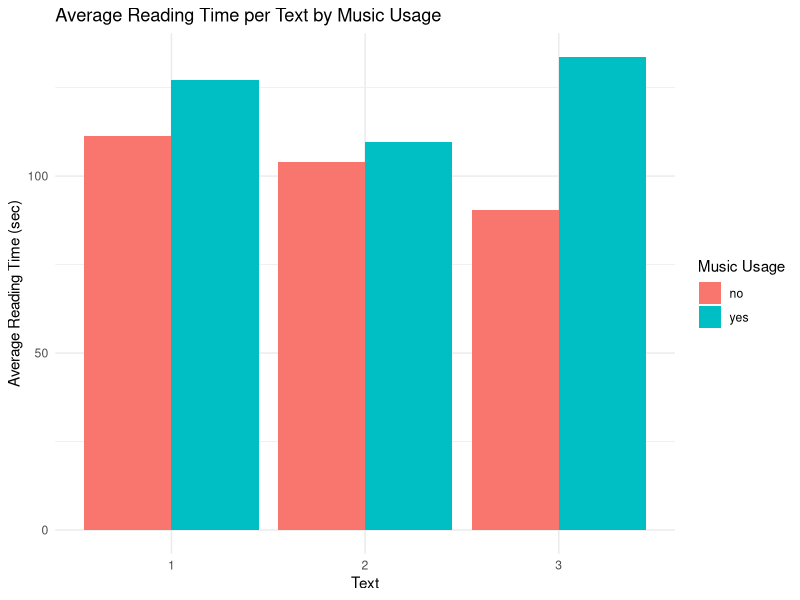
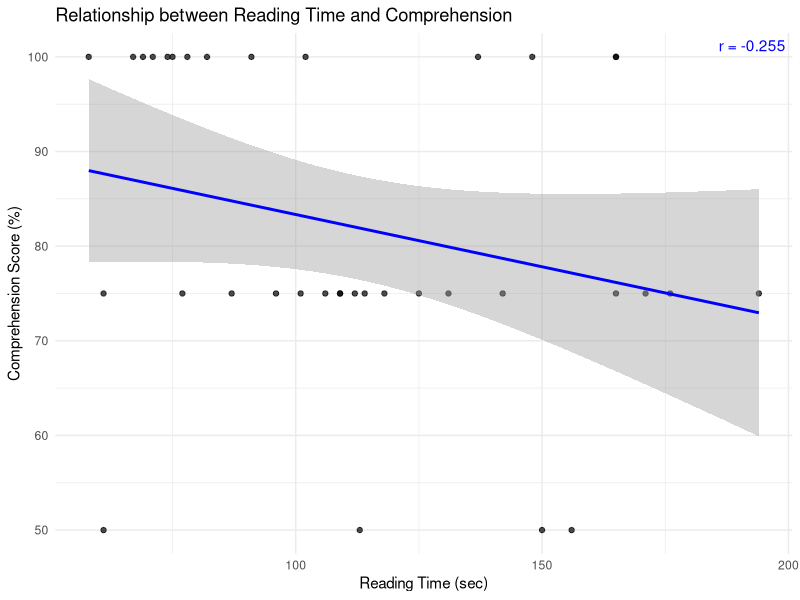
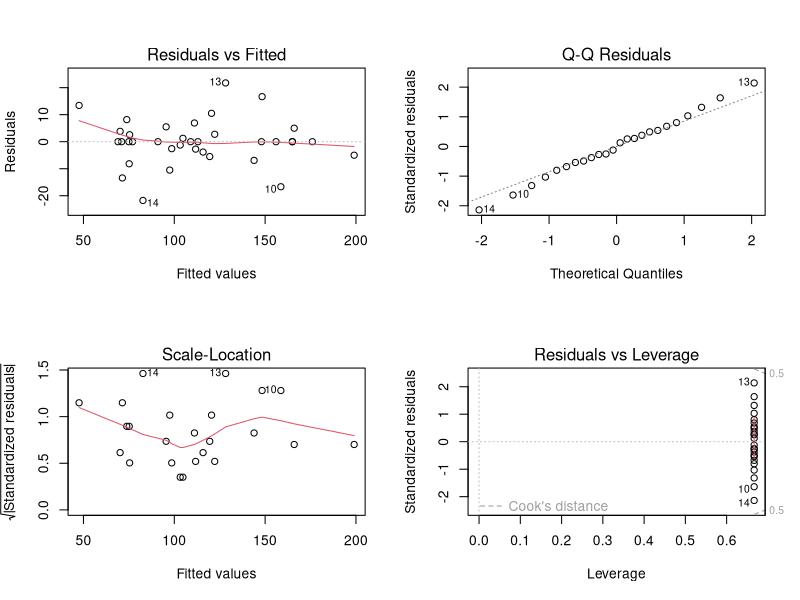
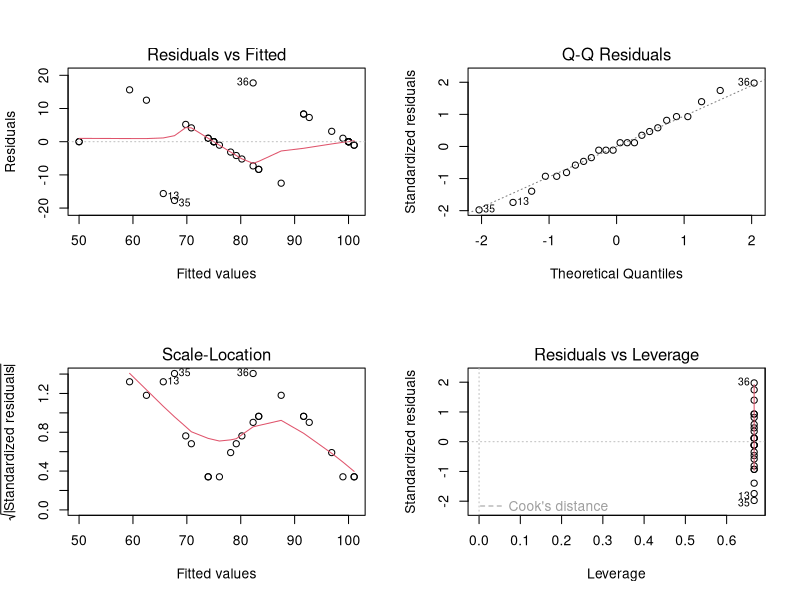
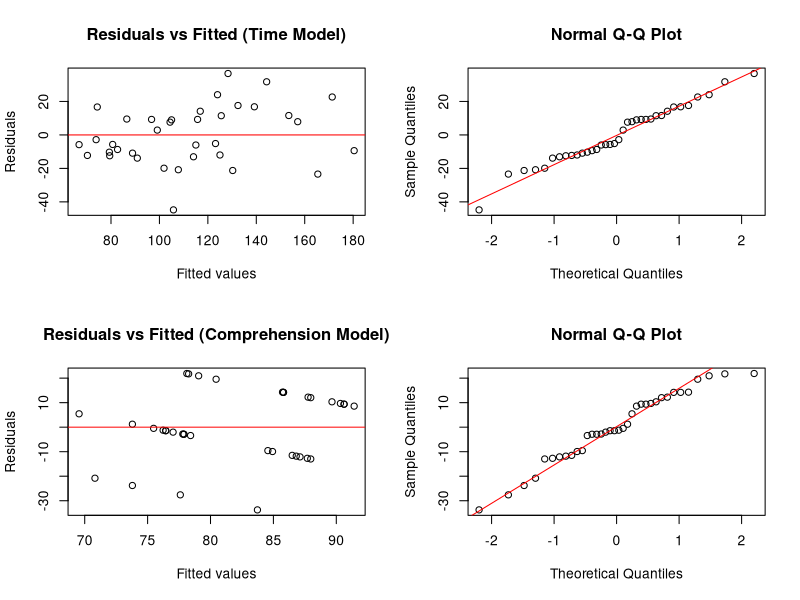

R code for these plots, in order:
## ---- chunk 1
library(car)
library(lme4)
library(lmerTest)  
library("readxl") 
library(dplyr)
library(ggplot2)
# May need to install.packages("readxl")
## ---- chunk 2
read_data <- read_excel("./stat571B_reading_data.xlsx")

read_data['total_time'] = read_data['Time (minutes)']*60 + read_data['Time (seconds)']

read_data['format'] = c("Laptop", "Laptop", "Print", 
                        "Laptop", "Print", "Print",
                        "Print", "Print", "Laptop", 
                        "Print", "Laptop", "Laptop",
                        "Laptop", "Print", "Print", 
                        "Laptop", "Print", "Laptop",
                        "Print", "Laptop", "Laptop",
                        "Print", "Laptop", "Print",
                        "Laptop", "Print", "Laptop",
                        "Laptop", "Laptop", "Print",
                        "Print", "Laptop", "Print",
                        "Print", "Print", "Laptop")

read_data["music"] = c("no", "yes", "no", 
                       "yes", "no", "yes", 
                       "no", "yes", "no", 
                       "yes", "no", "yes", 
                       "no", "no", "yes",
                       "yes", "yes", "no", 
                       "no", "no", "yes", 
                       "yes", "yes", "no", 
                       "no", "yes", "yes",
                       "yes", "no", "no",
                       "no", "yes", "yes",
                       "yes", "no", "no")
                
read_data
## ---- chunk 3
# format
read_data$format <- factor(read_data$format)
read_data$Text <- factor(read_data$Text)
read_data$music  <- factor(read_data$music)
read_data$Participant <- factor(read_data$Participant)
## ---- chunk 4
# ANOVA for Reading Time
model_time <- lm(total_time ~ format * music + Text + Participant + Participant:music, 
                 data = read_data)
Anova(model_time, type = "III")

## Mixed Effects Model 
model_time_lmer <- lmer(
  total_time ~ format * music +
    (1 | Text) +
    (1 + music | Participant),
  data = read_data
)
anova(model_time_lmer)
## ---- chunk 5

# Average time per Text split by Music

avg_time_text_music <- read_data %>%
  group_by(Text, music) %>%
  summarise(avg_time = mean(total_time, na.rm = TRUE), .groups = "drop")

# Bar plot comparison
ggplot(avg_time_text_music, aes(x = Text, y = avg_time, fill = factor(music))) +
  geom_bar(stat = "identity", position = "dodge") +
  labs(
    title = "Average Reading Time per Text by Music Usage",
    x = "Text",
    y = "Average Reading Time (sec)",
    fill = "Music Usage"
  ) +
  theme_minimal()
## ---- chunk 6
# ANOVA for Comprehension
model_comp <- lm(`Comprehension score (%)` ~ format * music + Text + 
                   Participant + Participant:music, 
                  data = read_data)
Anova(model_comp, type = "III")

## Mixed Effects Model 
model_comp_lmer <- lmer(
  `Comprehension score (%)` ~ format * music +
    (1 | Text) +
    (1 + music | Participant),
  data = read_data
)
anova(model_comp_lmer)
## ---- chunk 7
model_time_lmer <- lmer(
  total_time ~ format * music * `Comprehension score (%)` + 
    (1 | Text) +
    (1 + music | Participant),
  data = read_data
)

anova(model_time_lmer)
## ---- chunk 8
# last model
model_score_lmer <- lmer(
  total_time ~ format * music * `Comprehension score (%)` + 
    (1 | Text) +
    (1 + music | Participant),
  data = read_data
)

anova(model_score_lmer)

#correlation
cor_val <- cor(read_data$total_time, read_data$`Comprehension score (%)`)

# relationship plot
ggplot(read_data, aes(x = total_time, y = `Comprehension score (%)`)) +
  geom_point(alpha = 0.7) +
  geom_smooth(method = "lm", se = TRUE, color = "blue") +
  annotate("text",
           x = Inf, y = Inf,
           label = paste("r =", round(cor_val, 3)),
           hjust = 1.1, vjust = 1.5,
           color = "blue") +
  labs(
    title = "Relationship between Reading Time and Comprehension",
    x = "Reading Time (sec)",
    y = "Comprehension Score (%)"
  ) +
  theme_minimal()
## ---- chunk 9
par(mfrow = c(2,2))
plot(model_time)

par(mfrow = c(2,2))
plot(model_comp)

## ---- chunk 10
isSingular(model_time_lmer)
isSingular(model_comp_lmer)

# Residual diagnostics: reading time mixed model

plot(fitted(model_time_lmer), resid(model_time_lmer),
     xlab="Fitted values",
     ylab="Residuals",
     main="Residuals vs Fitted (Time Model)")
abline(h=0,col="red")

qqnorm(resid(model_time_lmer))
qqline(resid(model_time_lmer), col="red")

# Residual diagnostics: comprehension mixed model

plot(fitted(model_comp_lmer), resid(model_comp_lmer),
     xlab="Fitted values",
     ylab="Residuals",
     main="Residuals vs Fitted (Comprehension Model)")
abline(h=0,col="red")

qqnorm(resid(model_comp_lmer))
qqline(resid(model_comp_lmer), col="red")
